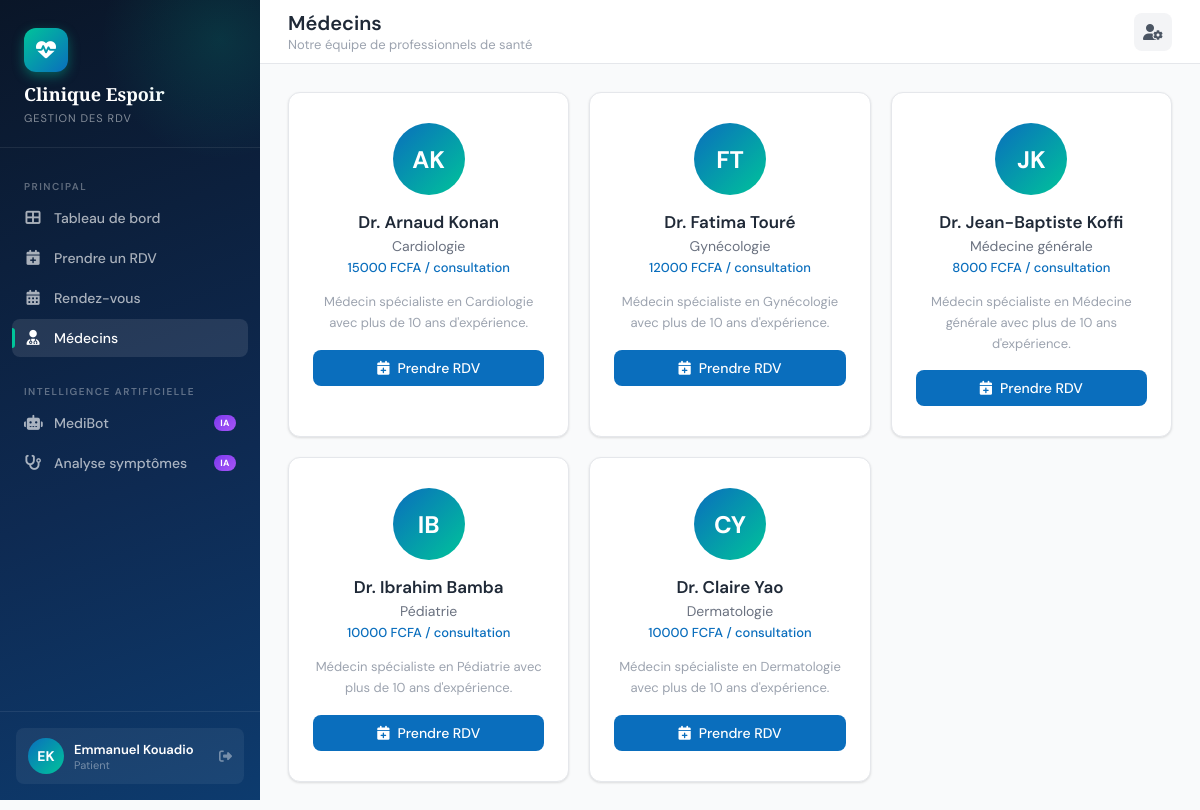
The app's page /accounts/medecins/ (signed in) with its own data.
### accounts/models.py (models this page shows, shortened)
class User(AbstractUser):
    ROLE_CHOICES = [
        ('admin', 'Administrateur'),
        ('medecin', 'Médecin'),
        ('secretaire', 'Secrétaire'),
        ('patient', 'Patient'),
    ]
    role = models.CharField(max_length=20, choices=ROLE_CHOICES, default='patient')
    telephone = models.CharField(max_length=20, blank=True)
    photo = models.ImageField(upload_to='avatars/', blank=True, null=True)
    @property
    def is_medecin(self):
        return self.role == 'medecin'
    @property
    def is_patient(self):
        return self.role == 'patient'

class ProfilMedecin(models.Model):
    user = models.OneToOneField(User, on_delete=models.CASCADE, related_name='profil_medecin')
    specialite = models.CharField(max_length=100)
    numero_ordre = models.CharField(max_length=50, blank=True)
    bio = models.TextField(blank=True)
    tarif_consultation = models.DecimalField(max_digits=8, decimal_places=0, default=5000)
    disponible = models.BooleanField(default=True)

### accounts/views.py (the view)
# urls.py: path('medecins/', views.medecins_list, name='medecins_list'),
@login_required
def medecins_list(request):
    specialite = request.GET.get('specialite', '')
    medecins = ProfilMedecin.objects.filter(disponible=True).select_related('user')
    if specialite:
        medecins = medecins.filter(specialite__icontains=specialite)
    specialites = ProfilMedecin.objects.filter(disponible=True).values_list('specialite', flat=True).distinct()
    return render(request, 'accounts/medecins.html', {
        'medecins': medecins,
        'specialites': specialites,
        'specialite_filter': specialite,
    })

### templates/accounts/medecins.html (shortened to what this page needs)
{% extends 'base.html' %}
{% block page_title %}Médecins{% endblock %}
{% block page_subtitle %}Notre équipe de professionnels de santé{% endblock %}
{% block content %}
<div style="display:grid;grid-template-columns:repeat(auto-fill,minmax(280px,1fr));gap:20px;">
  {% for medecin in medecins %}
  <div class="card" style="text-align:center;padding:30px 24px;">
    <div style="width:72px;height:72px;border-radius:50%;background:linear-gradient(135deg,#0A6EBD,#00C49A);display:flex;align-items:center;justify-content:center;color:white;font-weight:700;font-size:24px;margin:0 auto 16px;">
      {{ medecin.user.first_name|first|upper }}{{ medecin.user.last_name|first|upper }}
    </div>
    <h3 style="font-size:17px;font-weight:600;margin-bottom:4px;">Dr. {{ medecin.user.get_full_name }}</h3>
    <p style="color:#6b7280;font-size:14px;margin-bottom:4px;">{{ medecin.specialite }}</p>
    {% if medecin.tarif_consultation %}
    <p style="color:#0A6EBD;font-size:13px;font-weight:500;margin-bottom:16px;">{{ medecin.tarif_consultation }} FCFA / consultation</p>
    {% endif %}
    {% if medecin.bio %}
    <p style="font-size:13px;color:#9ca3af;margin-bottom:16px;line-height:1.6;">{{ medecin.bio|truncatechars:100 }}</p>
    {% endif %}
    {% if user.is_patient %}
    <a href="{% url 'prendre_rdv_medecin' medecin.id %}" class="btn btn-primary" style="width:100%;justify-content:center;">
      <i class="fas fa-calendar-plus"></i> Prendre RDV
    </a>
    {% endif %}
  </div>
  {% empty %}
  <div style="grid-column:1/-1;text-align:center;padding:60px;color:#9ca3af;">
    <i class="fas fa-user-md" style="font-size:48px;display:block;margin-bottom:16px;opacity:.3;"></i>
    <p>Aucun médecin disponible pour le moment.</p>
  </div>
  {% endfor %}
</div>
{% endblock %}

### templates/base.html (shortened to what this page needs)
<!DOCTYPE html>
<html lang="fr">
<head>
  <link rel="stylesheet" href="https://cdnjs.cloudflare.com/ajax/libs/font-awesome/6.5.0/css/all.min.css">
</head>
<body>
{% if user.is_authenticated %}
<aside class="sidebar">
  <div class="sidebar-logo">
    <div class="logo-icon"><i class="fas fa-heartbeat"></i></div>
    <h1>Clinique Espoir</h1>
    <span>Gestion des RDV</span>
  </div>
  <nav class="sidebar-nav">
    <div class="nav-section-label">Principal</div>
    <a href="{% url 'dashboard' %}" class="nav-item {% if request.resolver_match.url_name == 'dashboard' %}active{% endif %}">
      <i class="fas fa-th-large"></i> Tableau de bord
    </a>
    {% if user.is_patient %}
    <a href="{% url 'prendre_rdv' %}" class="nav-item {% if 'prendre_rdv' in request.resolver_match.url_name %}active{% endif %}">
      <i class="fas fa-calendar-plus"></i> Prendre un RDV
    </a>
    {% endif %}
    <a href="{% url 'liste_rdv' %}" class="nav-item {% if request.resolver_match.url_name == 'liste_rdv' %}active{% endif %}">
      <i class="fas fa-calendar-alt"></i> Rendez-vous
    </a>
    <a href="{% url 'medecins_list' %}" class="nav-item {% if request.resolver_match.url_name == 'medecins_list' %}active{% endif %}">
      <i class="fas fa-user-md"></i> Médecins
    </a>
    <div class="nav-section-label" style="margin-top:16px;">Intelligence Artificielle</div>
    <a href="{% url 'chatbot' %}" class="nav-item {% if request.resolver_match.url_name == 'chatbot' %}active{% endif %}">
      <i class="fas fa-robot"></i> MediBot
      <span class="nav-ai-badge">IA</span>
    </a>
    <a href="{% url 'analyse_symptomes' %}" class="nav-item {% if request.resolver_match.url_name == 'analyse_symptomes' %}active{% endif %}">
      <i class="fas fa-stethoscope"></i> Analyse symptômes
      <span class="nav-ai-badge">IA</span>
    </a>
  </nav>
  <div class="sidebar-user">
    <div class="sidebar-user-card">
      <div class="user-avatar">{{ user.first_name|first|upper }}{{ user.last_name|first|upper }}</div>
      <div class="user-info">
        <div class="name">{{ user.get_full_name }}</div>
        <div class="role">{{ user.get_role_display }}</div>
      </div>
      <a href="{% url 'logout' %}" title="Déconnexion"><i class="fas fa-sign-out-alt"></i></a>
    </div>
  </div>
</aside>
<div class="main-wrapper">
  <header class="topbar">
    <div class="topbar-left">
      <h2>{% block page_title %}Tableau de bord{% endblock %}</h2>
      <p>{% block page_subtitle %}{% endblock %}</p>
    </div>
    <div class="topbar-right">
      <a href="{% url 'profile' %}" class="topbar-btn"><i class="fas fa-user-cog"></i></a>
    </div>
  </header>
  <main class="page-content">
    {% block content %}{% endblock %}
  </main>
</div>
{% else %}
{% block public_content %}{% endblock %}
{% endif %}
</body>
</html>

### records on screen
User: first_name|first "E", last_name|first "K", get_full_name "Emmanuel Kouadio", role "Patient"
ProfilMedecin: user.first_name|first "A", user.last_name|first "K", user.get_full_name "Arnaud Konan", specialite "Cardiologie", tarif_consultation "15000", bio "Médecin spécialiste en Cardiologie avec plus de 10 ans d'expérience."
ProfilMedecin: user.first_name|first "F", user.last_name|first "T", user.get_full_name "Fatima Touré", specialite "Gynécologie", tarif_consultation "12000", bio "Médecin spécialiste en Gynécologie avec plus de 10 ans d'expérience."
ProfilMedecin: user.first_name|first "J", user.last_name|first "K", user.get_full_name "Jean-Baptiste Koffi", specialite "Médecine générale", tarif_consultation "8000", bio "Médecin spécialiste en Médecine générale avec plus de 10 ans d'expérience."
ProfilMedecin: user.first_name|first "I", user.last_name|first "B", user.get_full_name "Ibrahim Bamba", specialite "Pédiatrie", tarif_consultation "10000", bio "Médecin spécialiste en Pédiatrie avec plus de 10 ans d'expérience."
ProfilMedecin: user.first_name|first "C", user.last_name|first "Y", user.get_full_name "Claire Yao", specialite "Dermatologie", tarif_consultation "10000", bio "Médecin spécialiste en Dermatologie avec plus de 10 ans d'expérience."
